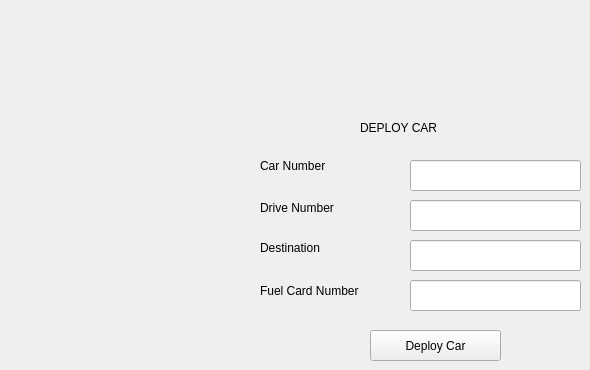
      <widget class="QWidget" name="page">
       <widget class="QLabel" name="label_3">
        <property name="geometry">
         <rect>
          <x>260</x>
          <y>200</y>
          <width>121</width>
          <height>16</height>
         </rect>
        </property>
        <property name="text">
         <string>Drive Number</string>
        </property>
       </widget>
       <widget class="QLabel" name="label_2">
        <property name="geometry">
         <rect>
          <x>260</x>
          <y>150</y>
          <width>81</width>
          <height>31</height>
         </rect>
        </property>
        <property name="text">
         <string>Car Number</string>
        </property>
       </widget>
       <widget class="QLineEdit" name="lineEdit_4">
        <property name="geometry">
         <rect>
          <x>410</x>
          <y>280</y>
          <width>171</width>
          <height>31</height>
         </rect>
        </property>
       </widget>
       <widget class="QLabel" name="label">
        <property name="geometry">
         <rect>
          <x>360</x>
          <y>120</y>
          <width>101</width>
          <height>16</height>
         </rect>
        </property>
        <property name="text">
         <string>DEPLOY CAR</string>
        </property>
       </widget>
       <widget class="QLineEdit" name="lineEdit_3">
        <property name="geometry">
         <rect>
          <x>410</x>
          <y>240</y>
          <width>171</width>
          <height>31</height>
         </rect>
        </property>
       </widget>
       <widget class="QPushButton" name="pushButton">
        <property name="geometry">
         <rect>
          <x>370</x>
          <y>330</y>
          <width>131</width>
          <height>31</height>
         </rect>
        </property>
        <property name="text">
         <string>Deploy Car</string>
        </property>
       </widget>
       <widget class="QLabel" name="label_6">
        <property name="geometry">
         <rect>
          <x>260</x>
          <y>240</y>
          <width>71</width>
          <height>16</height>
         </rect>
        </property>
        <property name="text">
         <string>Destination</string>
        </property>
       </widget>
       <widget class="QLabel" name="label_5">
        <property name="geometry">
         <rect>
          <x>260</x>
          <y>280</y>
          <width>121</width>
          <height>21</height>
         </rect>
        </property>
        <property name="text">
         <string>Fuel Card Number</string>
        </property>
       </widget>
       <widget class="QLineEdit" name="lineEdit">
        <property name="geometry">
         <rect>
          <x>410</x>
          <y>160</y>
          <width>171</width>
          <height>31</height>
         </rect>
        </property>
       </widget>
       <widget class="QLineEdit" name="lineEdit_2">
        <property name="geometry">
         <rect>
          <x>410</x>
          <y>200</y>
          <width>171</width>
          <height>31</height>
         </rect>
        </property>
       </widget>
      </widget>
